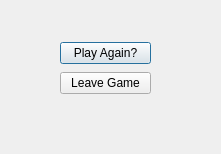
<?xml version="1.0" encoding="UTF-8"?>
<ui version="4.0">
 <class>RestartMenuDialog</class>
 <widget class="QDialog" name="RestartMenuDialog">
  <property name="geometry">
   <rect>
    <x>0</x>
    <y>0</y>
    <width>221</width>
    <height>154</height>
   </rect>
  </property>
  <property name="windowTitle">
   <string>Trivial Purfuit Menu</string>
  </property>
  <widget class="QWidget" name="layoutWidget">
   <property name="geometry">
    <rect>
     <x>60</x>
     <y>40</y>
     <width>91</width>
     <height>56</height>
    </rect>
   </property>
   <layout class="QVBoxLayout" name="verticalLayout">
    <item>
     <widget class="QPushButton" name="play_again_button">
      <property name="text">
       <string>Play Again?</string>
      </property>
     </widget>
    </item>
    <item>
     <widget class="QPushButton" name="leave_game_button">
      <property name="text">
       <string>Leave Game</string>
      </property>
     </widget>
    </item>
   </layout>
  </widget>
 </widget>
 <resources/>
 <connections>
  <connection>
   <sender>leave_game_button</sender>
   <signal>clicked()</signal>
   <receiver>RestartMenuDialog</receiver>
   <slot>close()</slot>
   <hints>
    <hint type="sourcelabel">
     <x>91</x>
     <y>94</y>
    </hint>
    <hint type="destinationlabel">
     <x>57</x>
     <y>9</y>
    </hint>
   </hints>
  </connection>
 </connections>
</ui>
